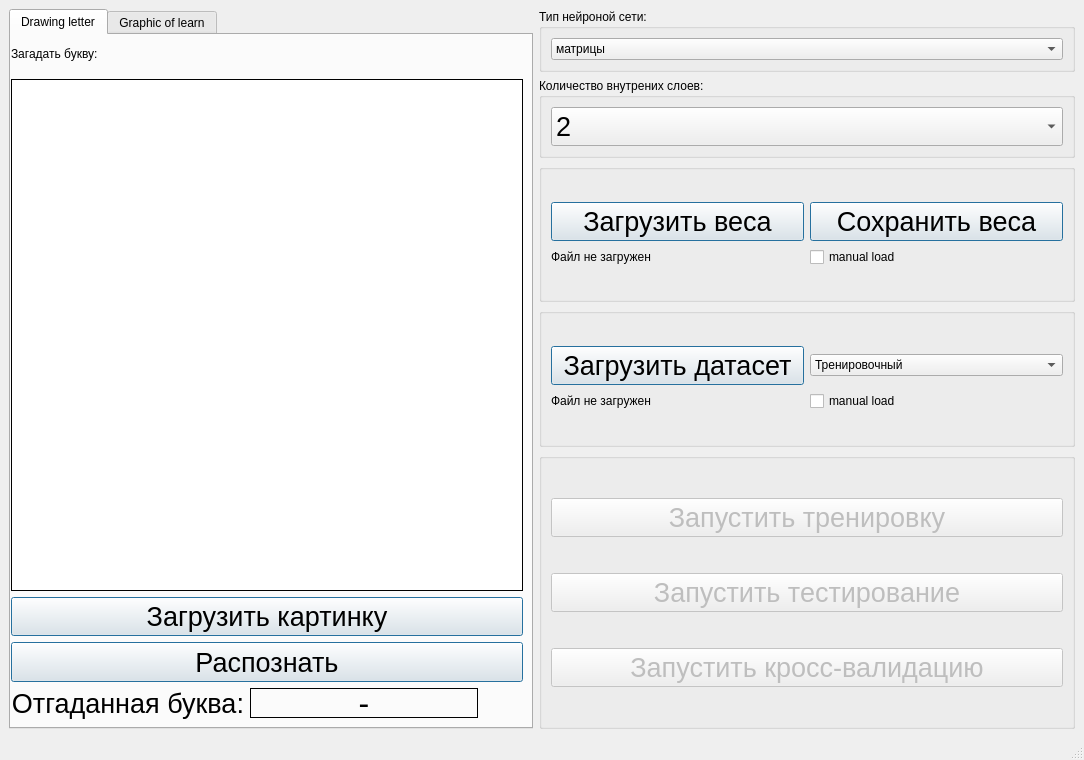
<?xml version="1.0" encoding="UTF-8"?>
<ui version="4.0">
 <class>MainWindow</class>
 <widget class="QMainWindow" name="MainWindow">
  <property name="geometry">
   <rect>
    <x>0</x>
    <y>0</y>
    <width>1084</width>
    <height>760</height>
   </rect>
  </property>
  <property name="minimumSize">
   <size>
    <width>1084</width>
    <height>760</height>
   </size>
  </property>
  <property name="maximumSize">
   <size>
    <width>1084</width>
    <height>760</height>
   </size>
  </property>
  <property name="focusPolicy">
   <enum>Qt::TabFocus</enum>
  </property>
  <property name="windowTitle">
   <string>MLP</string>
  </property>
  <property name="autoFillBackground">
   <bool>false</bool>
  </property>
  <widget class="QWidget" name="centralwidget">
   <property name="focusPolicy">
    <enum>Qt::TabFocus</enum>
   </property>
   <property name="autoFillBackground">
    <bool>true</bool>
   </property>
   <layout class="QHBoxLayout" name="horizontalLayout_2">
    <item>
     <widget class="QTabWidget" name="tabWidget">
      <property name="sizePolicy">
       <sizepolicy hsizetype="Preferred" vsizetype="Preferred">
        <horstretch>0</horstretch>
        <verstretch>0</verstretch>
       </sizepolicy>
      </property>
      <property name="maximumSize">
       <size>
        <width>524</width>
        <height>16777215</height>
       </size>
      </property>
      <property name="focusPolicy">
       <enum>Qt::NoFocus</enum>
      </property>
      <property name="autoFillBackground">
       <bool>false</bool>
      </property>
      <property name="currentIndex">
       <number>0</number>
      </property>
      <widget class="QWidget" name="tab">
       <attribute name="title">
        <string>Drawing letter</string>
       </attribute>
       <widget class="QWidget" name="layoutWidget1">
        <property name="geometry">
         <rect>
          <x>0</x>
          <y>0</y>
          <width>682</width>
          <height>714</height>
         </rect>
        </property>
        <property name="focusPolicy">
         <enum>Qt::NoFocus</enum>
        </property>
        <property name="autoFillBackground">
         <bool>false</bool>
        </property>
        <layout class="QVBoxLayout" name="Q_AND_A">
         <property name="rightMargin">
          <number>165</number>
         </property>
         <property name="bottomMargin">
          <number>10</number>
         </property>
         <item>
          <layout class="QVBoxLayout" name="verticalLayout_4">
           <item>
            <widget class="QLabel" name="label_10">
             <property name="focusPolicy">
              <enum>Qt::NoFocus</enum>
             </property>
             <property name="autoFillBackground">
              <bool>false</bool>
             </property>
             <property name="text">
              <string>Загадать букву:</string>
             </property>
            </widget>
           </item>
           <item>
            <layout class="QVBoxLayout" name="verticalLayout" stretch="0">
             <item>
              <widget class="Painter" name="Canvas" native="true">
               <property name="enabled">
                <bool>true</bool>
               </property>
               <property name="sizePolicy">
                <sizepolicy hsizetype="Maximum" vsizetype="Maximum">
                 <horstretch>0</horstretch>
                 <verstretch>0</verstretch>
                </sizepolicy>
               </property>
               <property name="minimumSize">
                <size>
                 <width>512</width>
                 <height>512</height>
                </size>
               </property>
               <property name="focusPolicy">
                <enum>Qt::NoFocus</enum>
               </property>
               <property name="toolTip">
                <string>question</string>
               </property>
               <property name="autoFillBackground">
                <bool>false</bool>
               </property>
               <property name="styleSheet">
                <string notr="true">background-color:  white;
border: 1px solid black;</string>
               </property>
              </widget>
             </item>
            </layout>
           </item>
           <item>
            <layout class="QVBoxLayout" name="verticalLayout_3">
             <item>
              <widget class="QPushButton" name="pushButton_loadPicture">
               <property name="sizePolicy">
                <sizepolicy hsizetype="Minimum" vsizetype="Maximum">
                 <horstretch>0</horstretch>
                 <verstretch>0</verstretch>
                </sizepolicy>
               </property>
               <property name="maximumSize">
                <size>
                 <width>512</width>
                 <height>16777215</height>
                </size>
               </property>
               <property name="font">
                <font>
                 <pointsize>20</pointsize>
                </font>
               </property>
               <property name="focusPolicy">
                <enum>Qt::NoFocus</enum>
               </property>
               <property name="autoFillBackground">
                <bool>false</bool>
               </property>
               <property name="text">
                <string>Загрузить картинку</string>
               </property>
               <property name="default">
                <bool>true</bool>
               </property>
               <property name="flat">
                <bool>false</bool>
               </property>
               <attribute name="buttonGroup">
                <string notr="true">buttonGroup</string>
               </attribute>
              </widget>
             </item>
            </layout>
           </item>
          </layout>
         </item>
         <item>
          <widget class="QPushButton" name="pushButton_recognize">
           <property name="sizePolicy">
            <sizepolicy hsizetype="Minimum" vsizetype="Maximum">
             <horstretch>0</horstretch>
             <verstretch>0</verstretch>
            </sizepolicy>
           </property>
           <property name="minimumSize">
            <size>
             <width>0</width>
             <height>40</height>
            </size>
           </property>
           <property name="maximumSize">
            <size>
             <width>512</width>
             <height>16777215</height>
            </size>
           </property>
           <property name="font">
            <font>
             <pointsize>20</pointsize>
            </font>
           </property>
           <property name="focusPolicy">
            <enum>Qt::NoFocus</enum>
           </property>
           <property name="autoFillBackground">
            <bool>false</bool>
           </property>
           <property name="text">
            <string>Распознать</string>
           </property>
           <property name="default">
            <bool>true</bool>
           </property>
           <property name="flat">
            <bool>false</bool>
           </property>
           <attribute name="buttonGroup">
            <string notr="true">buttonGroup</string>
           </attribute>
          </widget>
         </item>
         <item>
          <layout class="QHBoxLayout" name="horizontalLayout">
           <property name="spacing">
            <number>-1</number>
           </property>
           <property name="leftMargin">
            <number>0</number>
           </property>
           <property name="topMargin">
            <number>0</number>
           </property>
           <property name="rightMargin">
            <number>50</number>
           </property>
           <property name="bottomMargin">
            <number>20</number>
           </property>
           <item>
            <widget class="QLabel" name="label_9">
             <property name="font">
              <font>
               <pointsize>20</pointsize>
              </font>
             </property>
             <property name="focusPolicy">
              <enum>Qt::NoFocus</enum>
             </property>
             <property name="autoFillBackground">
              <bool>false</bool>
             </property>
             <property name="text">
              <string>Отгаданная буква:</string>
             </property>
             <property name="alignment">
              <set>Qt::AlignRight|Qt::AlignTrailing|Qt::AlignVCenter</set>
             </property>
            </widget>
           </item>
           <item>
            <widget class="QLabel" name="showAnswer">
             <property name="minimumSize">
              <size>
               <width>0</width>
               <height>0</height>
              </size>
             </property>
             <property name="maximumSize">
              <size>
               <width>16777215</width>
               <height>30</height>
              </size>
             </property>
             <property name="font">
              <font>
               <pointsize>24</pointsize>
              </font>
             </property>
             <property name="focusPolicy">
              <enum>Qt::NoFocus</enum>
             </property>
             <property name="toolTip">
              <string>answer</string>
             </property>
             <property name="autoFillBackground">
              <bool>true</bool>
             </property>
             <property name="styleSheet">
              <string notr="true">border: 1px solid black;</string>
             </property>
             <property name="text">
              <string>-</string>
             </property>
             <property name="alignment">
              <set>Qt::AlignCenter</set>
             </property>
            </widget>
           </item>
          </layout>
         </item>
        </layout>
       </widget>
      </widget>
      <widget class="QWidget" name="tab_2">
       <property name="focusPolicy">
        <enum>Qt::TabFocus</enum>
       </property>
       <attribute name="title">
        <string>Graphic of learn</string>
       </attribute>
       <widget class="QWidget" name="layoutWidget2">
        <property name="geometry">
         <rect>
          <x>2</x>
          <y>5</y>
          <width>511</width>
          <height>671</height>
         </rect>
        </property>
        <layout class="QVBoxLayout" name="verticalLayout_2">
         <item>
          <layout class="QVBoxLayout" name="graphic_layout"/>
         </item>
         <item>
          <layout class="QVBoxLayout" name="results">
           <item>
            <layout class="QHBoxLayout" name="horizontalLayout_5">
             <item>
              <widget class="QLabel" name="averageAccuracyTitle">
               <property name="text">
                <string>average accuracy:</string>
               </property>
              </widget>
             </item>
             <item>
              <widget class="QLabel" name="averageAccuracyValue">
               <property name="text">
                <string/>
               </property>
              </widget>
             </item>
            </layout>
           </item>
           <item>
            <layout class="QHBoxLayout" name="horizontalLayout_8">
             <item>
              <widget class="QLabel" name="precisionTitle">
               <property name="text">
                <string>precision:</string>
               </property>
              </widget>
             </item>
             <item>
              <widget class="QLabel" name="precisionValue">
               <property name="text">
                <string/>
               </property>
              </widget>
             </item>
            </layout>
           </item>
           <item>
            <layout class="QHBoxLayout" name="horizontalLayout_10">
             <item>
              <widget class="QLabel" name="recallTitle">
               <property name="text">
                <string>recall:</string>
               </property>
              </widget>
             </item>
             <item>
              <widget class="QLabel" name="recallValue">
               <property name="text">
                <string/>
               </property>
              </widget>
             </item>
            </layout>
           </item>
           <item>
            <layout class="QHBoxLayout" name="horizontalLayout_11">
             <item>
              <widget class="QLabel" name="fMeasureTitle">
               <property name="text">
                <string>f-measure:</string>
               </property>
              </widget>
             </item>
             <item>
              <widget class="QLabel" name="fMeasureValue">
               <property name="text">
                <string/>
               </property>
              </widget>
             </item>
            </layout>
           </item>
           <item>
            <layout class="QHBoxLayout" name="horizontalLayout_9">
             <item>
              <widget class="QLabel" name="totalElapsedTimeTitle">
               <property name="text">
                <string>общее затраченное время:</string>
               </property>
              </widget>
             </item>
             <item>
              <widget class="QLabel" name="totalElapsedTimeValue">
               <property name="text">
                <string/>
               </property>
              </widget>
             </item>
            </layout>
           </item>
          </layout>
         </item>
        </layout>
       </widget>
      </widget>
     </widget>
    </item>
    <item>
     <layout class="QVBoxLayout" name="verticalLayout_5" stretch="2,2,5,5,10">
      <item>
       <widget class="QGroupBox" name="groupBox_network_type">
        <property name="focusPolicy">
         <enum>Qt::NoFocus</enum>
        </property>
        <property name="autoFillBackground">
         <bool>false</bool>
        </property>
        <property name="title">
         <string>Тип нейроной сети:</string>
        </property>
        <layout class="QVBoxLayout" name="verticalLayout_12">
         <item>
          <widget class="QComboBox" name="comboBox_network_type">
           <property name="focusPolicy">
            <enum>Qt::NoFocus</enum>
           </property>
           <property name="autoFillBackground">
            <bool>false</bool>
           </property>
           <item>
            <property name="text">
             <string>матрицы</string>
            </property>
           </item>
           <item>
            <property name="text">
             <string>графы</string>
            </property>
           </item>
          </widget>
         </item>
        </layout>
       </widget>
      </item>
      <item>
       <widget class="QGroupBox" name="groupBox_hidden_layers_amount">
        <property name="focusPolicy">
         <enum>Qt::NoFocus</enum>
        </property>
        <property name="autoFillBackground">
         <bool>false</bool>
        </property>
        <property name="title">
         <string>Количество внутрених слоев:</string>
        </property>
        <layout class="QVBoxLayout" name="verticalLayout_9">
         <item>
          <widget class="QComboBox" name="comboBox_hidden_layers_amount">
           <property name="font">
            <font>
             <pointsize>20</pointsize>
            </font>
           </property>
           <property name="focusPolicy">
            <enum>Qt::NoFocus</enum>
           </property>
           <property name="autoFillBackground">
            <bool>false</bool>
           </property>
           <property name="currentIndex">
            <number>0</number>
           </property>
           <item>
            <property name="text">
             <string>2</string>
            </property>
           </item>
           <item>
            <property name="text">
             <string>3</string>
            </property>
           </item>
           <item>
            <property name="text">
             <string>4</string>
            </property>
           </item>
           <item>
            <property name="text">
             <string>5</string>
            </property>
           </item>
          </widget>
         </item>
        </layout>
       </widget>
      </item>
      <item>
       <widget class="QGroupBox" name="groupBox_weigth">
        <property name="focusPolicy">
         <enum>Qt::NoFocus</enum>
        </property>
        <property name="autoFillBackground">
         <bool>false</bool>
        </property>
        <property name="title">
         <string/>
        </property>
        <layout class="QVBoxLayout" name="verticalLayout_8">
         <item>
          <layout class="QVBoxLayout" name="elem3_verticalLayout">
           <item>
            <layout class="QHBoxLayout" name="horizontalLayout_6">
             <item>
              <widget class="QPushButton" name="pushButton_load_weights">
               <property name="sizePolicy">
                <sizepolicy hsizetype="Minimum" vsizetype="Maximum">
                 <horstretch>0</horstretch>
                 <verstretch>0</verstretch>
                </sizepolicy>
               </property>
               <property name="font">
                <font>
                 <pointsize>20</pointsize>
                </font>
               </property>
               <property name="focusPolicy">
                <enum>Qt::NoFocus</enum>
               </property>
               <property name="autoFillBackground">
                <bool>false</bool>
               </property>
               <property name="text">
                <string>Загрузить веса</string>
               </property>
               <property name="default">
                <bool>true</bool>
               </property>
               <property name="flat">
                <bool>false</bool>
               </property>
               <attribute name="buttonGroup">
                <string notr="true">buttonGroup</string>
               </attribute>
              </widget>
             </item>
             <item>
              <widget class="QPushButton" name="pushButton_save_weigths">
               <property name="sizePolicy">
                <sizepolicy hsizetype="Minimum" vsizetype="Maximum">
                 <horstretch>0</horstretch>
                 <verstretch>0</verstretch>
                </sizepolicy>
               </property>
               <property name="font">
                <font>
                 <pointsize>20</pointsize>
                </font>
               </property>
               <property name="focusPolicy">
                <enum>Qt::NoFocus</enum>
               </property>
               <property name="autoFillBackground">
                <bool>false</bool>
               </property>
               <property name="text">
                <string>Сохранить веса</string>
               </property>
               <property name="default">
                <bool>true</bool>
               </property>
               <property name="flat">
                <bool>false</bool>
               </property>
               <attribute name="buttonGroup">
                <string notr="true">buttonGroup</string>
               </attribute>
              </widget>
             </item>
            </layout>
           </item>
           <item>
            <layout class="QHBoxLayout" name="horizontalLayout_14" stretch="0,0">
             <property name="spacing">
              <number>-1</number>
             </property>
             <item>
              <widget class="QLabel" name="label_load_weights_filename_status">
               <property name="focusPolicy">
                <enum>Qt::NoFocus</enum>
               </property>
               <property name="autoFillBackground">
                <bool>false</bool>
               </property>
               <property name="text">
                <string>Файл не загружен</string>
               </property>
              </widget>
             </item>
             <item>
              <widget class="QCheckBox" name="checkBox_manual_load_weights">
               <property name="focusPolicy">
                <enum>Qt::NoFocus</enum>
               </property>
               <property name="layoutDirection">
                <enum>Qt::LeftToRight</enum>
               </property>
               <property name="autoFillBackground">
                <bool>false</bool>
               </property>
               <property name="text">
                <string>manual load</string>
               </property>
               <property name="checked">
                <bool>false</bool>
               </property>
              </widget>
             </item>
            </layout>
           </item>
          </layout>
         </item>
        </layout>
       </widget>
      </item>
      <item>
       <widget class="QGroupBox" name="groupBox_dataset">
        <property name="focusPolicy">
         <enum>Qt::NoFocus</enum>
        </property>
        <property name="autoFillBackground">
         <bool>false</bool>
        </property>
        <property name="title">
         <string/>
        </property>
        <layout class="QVBoxLayout" name="verticalLayout_7">
         <item>
          <layout class="QVBoxLayout" name="elem4_verticalLayout">
           <item>
            <layout class="QHBoxLayout" name="horizontalLayout_7">
             <item>
              <widget class="QPushButton" name="pushButton_load_dataset">
               <property name="sizePolicy">
                <sizepolicy hsizetype="Minimum" vsizetype="Maximum">
                 <horstretch>0</horstretch>
                 <verstretch>0</verstretch>
                </sizepolicy>
               </property>
               <property name="font">
                <font>
                 <pointsize>20</pointsize>
                </font>
               </property>
               <property name="focusPolicy">
                <enum>Qt::NoFocus</enum>
               </property>
               <property name="autoFillBackground">
                <bool>false</bool>
               </property>
               <property name="text">
                <string>Загрузить датасет</string>
               </property>
               <property name="default">
                <bool>true</bool>
               </property>
               <property name="flat">
                <bool>false</bool>
               </property>
               <attribute name="buttonGroup">
                <string notr="true">buttonGroup</string>
               </attribute>
              </widget>
             </item>
             <item>
              <widget class="QComboBox" name="comboBox_dataset_list">
               <property name="focusPolicy">
                <enum>Qt::NoFocus</enum>
               </property>
               <property name="autoFillBackground">
                <bool>false</bool>
               </property>
               <item>
                <property name="text">
                 <string>Тренировочный</string>
                </property>
               </item>
               <item>
                <property name="text">
                 <string>Тестовый</string>
                </property>
               </item>
              </widget>
             </item>
            </layout>
           </item>
           <item>
            <layout class="QHBoxLayout" name="horizontalLayout_13" stretch="0,0">
             <property name="spacing">
              <number>-1</number>
             </property>
             <item>
              <widget class="QLabel" name="label_load_dateset_filename_status">
               <property name="focusPolicy">
                <enum>Qt::NoFocus</enum>
               </property>
               <property name="autoFillBackground">
                <bool>false</bool>
               </property>
               <property name="text">
                <string>Файл не загружен</string>
               </property>
               <property name="alignment">
                <set>Qt::AlignLeading|Qt::AlignLeft|Qt::AlignVCenter</set>
               </property>
              </widget>
             </item>
             <item>
              <widget class="QCheckBox" name="checkBox_manual_load_dataset">
               <property name="focusPolicy">
                <enum>Qt::NoFocus</enum>
               </property>
               <property name="layoutDirection">
                <enum>Qt::LeftToRight</enum>
               </property>
               <property name="autoFillBackground">
                <bool>false</bool>
               </property>
               <property name="text">
                <string>manual load</string>
               </property>
              </widget>
             </item>
            </layout>
           </item>
          </layout>
         </item>
        </layout>
       </widget>
      </item>
      <item>
       <widget class="QGroupBox" name="groupBox">
        <property name="focusPolicy">
         <enum>Qt::NoFocus</enum>
        </property>
        <property name="autoFillBackground">
         <bool>false</bool>
        </property>
        <property name="title">
         <string/>
        </property>
        <layout class="QVBoxLayout" name="verticalLayout_6">
         <item>
          <widget class="QPushButton" name="pushButton_learn">
           <property name="enabled">
            <bool>false</bool>
           </property>
           <property name="sizePolicy">
            <sizepolicy hsizetype="Minimum" vsizetype="Maximum">
             <horstretch>0</horstretch>
             <verstretch>0</verstretch>
            </sizepolicy>
           </property>
           <property name="font">
            <font>
             <pointsize>20</pointsize>
            </font>
           </property>
           <property name="focusPolicy">
            <enum>Qt::NoFocus</enum>
           </property>
           <property name="autoFillBackground">
            <bool>false</bool>
           </property>
           <property name="text">
            <string>Запустить тренировку</string>
           </property>
           <property name="default">
            <bool>true</bool>
           </property>
           <property name="flat">
            <bool>false</bool>
           </property>
           <attribute name="buttonGroup">
            <string notr="true">buttonGroup</string>
           </attribute>
          </widget>
         </item>
         <item>
          <widget class="QPushButton" name="pushButton_experiment">
           <property name="enabled">
            <bool>false</bool>
           </property>
           <property name="sizePolicy">
            <sizepolicy hsizetype="Minimum" vsizetype="Maximum">
             <horstretch>0</horstretch>
             <verstretch>0</verstretch>
            </sizepolicy>
           </property>
           <property name="font">
            <font>
             <pointsize>20</pointsize>
            </font>
           </property>
           <property name="focusPolicy">
            <enum>Qt::NoFocus</enum>
           </property>
           <property name="autoFillBackground">
            <bool>false</bool>
           </property>
           <property name="text">
            <string>Запустить тестирование</string>
           </property>
           <property name="default">
            <bool>true</bool>
           </property>
           <property name="flat">
            <bool>false</bool>
           </property>
           <attribute name="buttonGroup">
            <string notr="true">buttonGroup</string>
           </attribute>
          </widget>
         </item>
         <item>
          <widget class="QPushButton" name="pushButton_cross_valid">
           <property name="enabled">
            <bool>false</bool>
           </property>
           <property name="sizePolicy">
            <sizepolicy hsizetype="Minimum" vsizetype="Maximum">
             <horstretch>0</horstretch>
             <verstretch>0</verstretch>
            </sizepolicy>
           </property>
           <property name="font">
            <font>
             <pointsize>20</pointsize>
            </font>
           </property>
           <property name="focusPolicy">
            <enum>Qt::NoFocus</enum>
           </property>
           <property name="autoFillBackground">
            <bool>false</bool>
           </property>
           <property name="text">
            <string>Запустить кросс-валидацию</string>
           </property>
           <property name="default">
            <bool>true</bool>
           </property>
           <property name="flat">
            <bool>false</bool>
           </property>
           <attribute name="buttonGroup">
            <string notr="true">buttonGroup</string>
           </attribute>
          </widget>
         </item>
        </layout>
       </widget>
      </item>
     </layout>
    </item>
   </layout>
  </widget>
  <widget class="QStatusBar" name="statusbar"/>
 </widget>
 <customwidgets>
  <customwidget>
   <class>Painter</class>
   <extends>QWidget</extends>
   <header location="global">view/painter.h</header>
   <container>1</container>
  </customwidget>
 </customwidgets>
 <tabstops>
  <tabstop>tabWidget</tabstop>
  <tabstop>label_10</tabstop>
  <tabstop>Canvas</tabstop>
  <tabstop>label_9</tabstop>
  <tabstop>showAnswer</tabstop>
  <tabstop>pushButton_loadPicture</tabstop>
  <tabstop>pushButton_recognize</tabstop>
  <tabstop>comboBox_network_type</tabstop>
  <tabstop>comboBox_hidden_layers_amount</tabstop>
  <tabstop>pushButton_load_weights</tabstop>
  <tabstop>pushButton_save_weigths</tabstop>
  <tabstop>pushButton_load_dataset</tabstop>
  <tabstop>comboBox_dataset_list</tabstop>
  <tabstop>pushButton_learn</tabstop>
  <tabstop>pushButton_experiment</tabstop>
  <tabstop>pushButton_cross_valid</tabstop>
  <tabstop>groupBox_dataset</tabstop>
  <tabstop>groupBox_weigth</tabstop>
  <tabstop>groupBox_hidden_layers_amount</tabstop>
  <tabstop>label_load_dateset_filename_status</tabstop>
  <tabstop>checkBox_manual_load_dataset</tabstop>
  <tabstop>groupBox</tabstop>
  <tabstop>groupBox_network_type</tabstop>
  <tabstop>label_load_weights_filename_status</tabstop>
  <tabstop>checkBox_manual_load_weights</tabstop>
 </tabstops>
 <resources/>
 <connections/>
 <buttongroups>
  <buttongroup name="buttonGroup"/>
 </buttongroups>
</ui>
